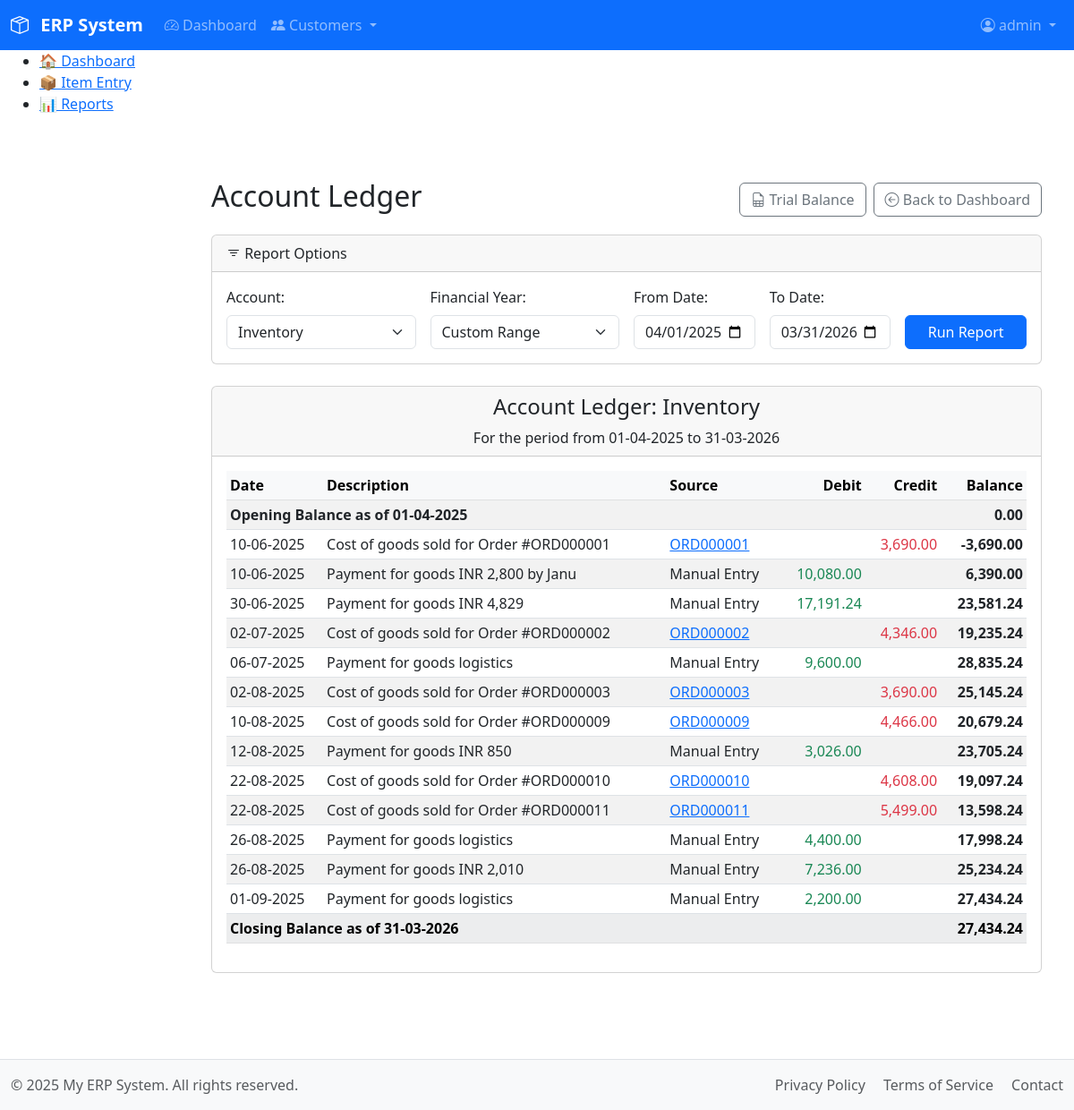
Page /modules/accounts/report_account_ledger.php?account_id=4&end_date=2025-09-26 (signed in) on the earlier database version.
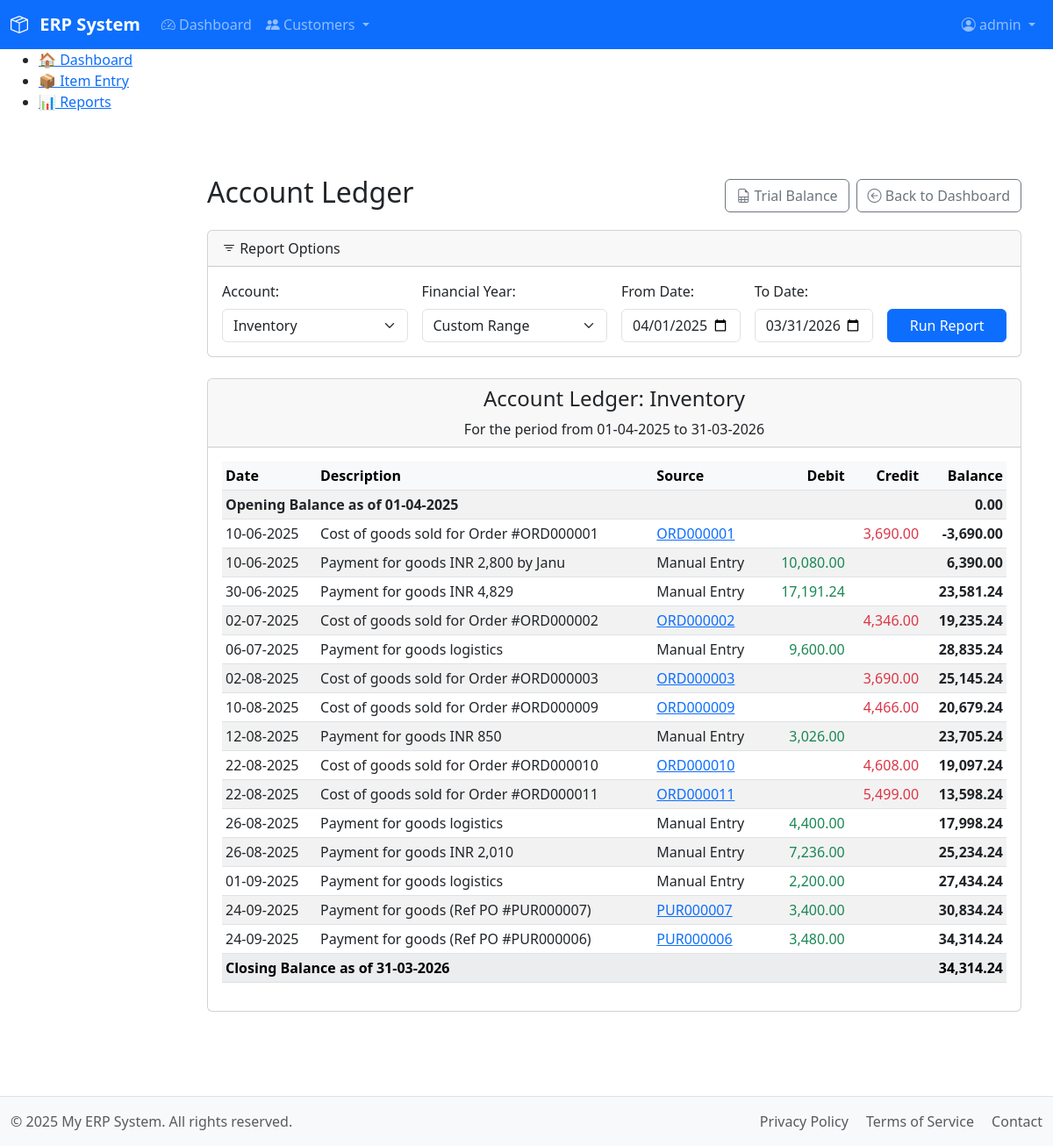
Same page on the later database version.
### tables this page shows
CREATE TABLE `acc_transactions` (
  `transaction_id` int(11) NOT NULL AUTO_INCREMENT,
  `transaction_group_id` varchar(20) NOT NULL,
  `account_id` int(11) NOT NULL,
  `transaction_date` datetime NOT NULL,
  `financial_year` varchar(10) NOT NULL,
  `description` varchar(255) NOT NULL,
  `remarks` text DEFAULT NULL,
  `debit_amount` decimal(10,2) DEFAULT NULL,
  `credit_amount` decimal(10,2) DEFAULT NULL,
  `status` enum('Posted','Canceled') NOT NULL DEFAULT 'Posted',
  `source_type` enum('sales_order','purchase_order','manual_entry','opening_balance') DEFAULT NULL,
  `source_id` varchar(20) DEFAULT NULL,
  `created_at` timestamp NOT NULL DEFAULT current_timestamp(),
  `created_by_name` varchar(50) DEFAULT NULL,
  PRIMARY KEY (`transaction_id`),
  KEY `idx_account_id` (`account_id`),
  KEY `idx_transaction_group_id` (`transaction_group_id`),
  KEY `idx_transaction_date` (`transaction_date`),
  KEY `idx_financial_year` (`financial_year`)
);

### includes/functions_acc.php (called while the page is built, shortened)
<?php
function get_account_ledger($account_id, $start_date, $end_date) {
    $db = db();
    $stmt_account = $db->prepare("SELECT normal_balance FROM acc_chartofaccounts WHERE account_id = ?");
    $stmt_account->bind_param("i", $account_id);
    $stmt_account->execute();
    $account_info = $stmt_account->get_result()->fetch_assoc();
    $normal_balance_type = $account_info['normal_balance'];
    $stmt_opening = $db->prepare("
        SELECT
            COALESCE(SUM(debit_amount), 0) as total_debits,
            COALESCE(SUM(credit_amount), 0) as total_credits
        FROM acc_transactions
        WHERE account_id = ?
          AND status = 'Posted'
          AND transaction_date < ?
    ");
    $start_date_for_query = $start_date . ' 00:00:00';
    $stmt_opening->bind_param("is", $account_id, $start_date_for_query);
    $stmt_opening->execute();
    $opening_totals = $stmt_opening->get_result()->fetch_assoc();
    $opening_balance = ($normal_balance_type === 'debit')
        ? $opening_totals['total_debits'] - $opening_totals['total_credits']
        : $opening_totals['total_credits'] - $opening_totals['total_debits'];
    $stmt_transactions = $db->prepare("
        SELECT transaction_date, description, source_type, source_id, debit_amount, credit_amount
        FROM acc_transactions
        WHERE account_id = ?
          AND status = 'Posted'
          AND transaction_date BETWEEN ? AND ?
        ORDER BY transaction_date ASC, transaction_id ASC
    ");
    $end_date_for_query = $end_date . ' 23:59:59';
    $stmt_transactions->bind_param("iss", $account_id, $start_date_for_query, $end_date_for_query);
    $stmt_transactions->execute();
    $transactions = $stmt_transactions->get_result()->fetch_all(MYSQLI_ASSOC);
    $running_balance = $opening_balance;
    foreach ($transactions as $key => $transaction) {
        if ($normal_balance_type === 'debit') {
            $running_balance += ($transaction['debit_amount'] ?? 0) - ($transaction['credit_amount'] ?? 0);
        } else {
            $running_balance += ($transaction['credit_amount'] ?? 0) - ($transaction['debit_amount'] ?? 0);
        }
        $transactions[$key]['running_balance'] = $running_balance;
    }
    return [
        'opening_balance' => $opening_balance,
        'transactions' => $transactions,
        'closing_balance' => $running_balance
    ];
}
function get_source_document_url($source_type, $source_id) {
    if (empty($source_id) || empty($source_type)) {
        return null;
    }
    $url = null;
    switch ($source_type) {
        case 'sales_order':
            $url = "/modules/sales/entry_order.php?order_id=" . urlencode($source_id);
            break;
        case 'purchase_order':
            $url = "/modules/purchase/entry_purchase_order.php?purchase_order_id=" . urlencode($source_id);
            break;
    }
    return $url;
}

### modules/accounts/report_account_ledger.php (the view, shortened to what the changed rows need)
<?php
require_once __DIR__ . '/../../includes/functions_acc.php';
$db = db();
$all_accounts_query = $db->query("SELECT account_id, account_name FROM acc_chartofaccounts WHERE is_active = 1 ORDER BY account_name ASC");
$all_accounts = $all_accounts_query->fetch_all(MYSQLI_ASSOC);
$account_id = $_GET['account_id'] ?? ($all_accounts[0]['account_id'] ?? 0);
$selected_fy = $_GET['financial_year'] ?? '';
if (!empty($selected_fy) && $selected_fy !== 'custom') {
    $startYear = substr($selected_fy, 0, 4);
    $endYear = intval($startYear) + 1;
    $start_date = $startYear . '-04-01';
    $end_date = $endYear . '-03-31';
} elseif (!empty($_GET['start_date']) && !empty($_GET['end_date'])) {
    $start_date = $_GET['start_date'];
    $end_date = $_GET['end_date'];
    $selected_fy = 'custom';
} else {
    $current_month = date('n');
    $current_year = date('Y');
    if ($current_month >= 4) {
        $start_date = $current_year . '-04-01';
        $end_date = ($current_year + 1) . '-03-31';
    } else {
        $start_date = ($current_year - 1) . '-04-01';
        $end_date = $current_year . '-03-31';
        $selected_fy = ($current_year - 1) . '-' . substr($current_year, 2, 2);
    }
}
$ledger_data = [];
$account_name = 'N/A';
$error_message = '';
if ($account_id) {
    try {
        $ledger_data = get_account_ledger($account_id, $start_date, $end_date);
        foreach($all_accounts as $acc) {
            if ($acc['account_id'] == $account_id) {
                $account_name = $acc['account_name'];
                break;
            }
        }
    } catch (Exception $e) {
        $error_message = $e->getMessage();
    }
} else {
    $error_message = "No accounts available. Please add an account in the Chart of Accounts.";
}
require_once __DIR__ . '/../../includes/header.php';
?>
<main class="container mt-4">
    <div class="d-flex justify-content-between align-items-center mb-3">
        <h2>Account Ledger</h2>
    </div>
    <?php if ($error_message): ?>
        <div class="alert alert-danger"><?= htmlspecialchars($error_message) ?></div>
    <?php else: ?>
        <div class="card">
            <div class="card-header text-center">
                <h4>Account Ledger: <?= htmlspecialchars($account_name) ?></h4>
                <p class="mb-0">For the period from <?= htmlspecialchars(date("d-m-Y", strtotime($start_date))) ?> to <?= htmlspecialchars(date("d-m-Y", strtotime($end_date))) ?></p>
            </div>
            <div class="card-body">
                <div class="table-responsive">
                    <table class="table table-sm table-striped table-hover">
                        <thead class="table-light">
                            <tr>
                                <th>Date</th>
                                <th>Description</th>
                                <th>Source</th>
                                <th class="text-end">Debit</th>
                                <th class="text-end">Credit</th>
                                <th class="text-end">Balance</th>
                            </tr>
                        </thead>
                        <tbody>
                            <tr class="fw-bold">
                                <td colspan="5">Opening Balance as of <?= htmlspecialchars(date("d-m-Y", strtotime($start_date))) ?></td>
                                <td class="text-end"><?= number_format($ledger_data['opening_balance'], 2) ?></td>
                            </tr>
                            <?php if (empty($ledger_data['transactions'])): ?>
                                <tr>
                                    <td colspan="6" class="text-center text-muted">No transactions found in this period.</td>
                                </tr>
                            <?php else: ?>
                                <?php foreach ($ledger_data['transactions'] as $txn): ?>
                                <tr>
                                    <td><?= htmlspecialchars(date("d-m-Y", strtotime($txn['transaction_date']))) ?></td>
                                    <td><?= htmlspecialchars($txn['description']) ?></td>
                                    <td>
                                        <?php
                                        $url = get_source_document_url($txn['source_type'], $txn['source_id']);
                                        if ($url):
                                        ?>
                                            <a href="<?= htmlspecialchars($url) ?>" target="_blank">
                                                <?= htmlspecialchars($txn['source_id']) ?>
                                            </a>
                                        <?php else: ?>
                                            Manual Entry
                                        <?php endif; ?>
                                    </td>
                                    <td class="text-end text-success"><?= $txn['debit_amount'] ? number_format($txn['debit_amount'], 2) : '' ?></td>
                                    <td class="text-end text-danger"><?= $txn['credit_amount'] ? number_format($txn['credit_amount'], 2) : '' ?></td>
                                    <td class="text-end fw-bold"><?= number_format($txn['running_balance'], 2) ?></td>
                                </tr>
                                <?php endforeach; ?>
                            <?php endif; ?>
                            <tr class="fw-bold table-light">
                                <td colspan="5">Closing Balance as of <?= htmlspecialchars(date("d-m-Y", strtotime($end_date))) ?></td>
                                <td class="text-end"><?= number_format($ledger_data['closing_balance'], 2) ?></td>
                            </tr>
                        </tbody>
                    </table>
                </div>
            </div>
        </div>
    <?php endif; ?>
</main>
<?php require_once __DIR__ . '/../../includes/footer.php'; ?>

Differences in the rows shown:
added acc_transactions: transaction_date "24-09-2025", description "Payment for goods (Ref PO #PUR000007)", source "PUR000007", debit_amount "3,400.00", running_balance "30,834.24"
added acc_transactions: transaction_date "24-09-2025", description "Payment for goods (Ref PO #PUR000006)", source "PUR000006", debit_amount "3,480.00", running_balance "34,314.24"
Other differences:
$ledger_data['closing_balance']: "27,434.24" → "34,314.24"
